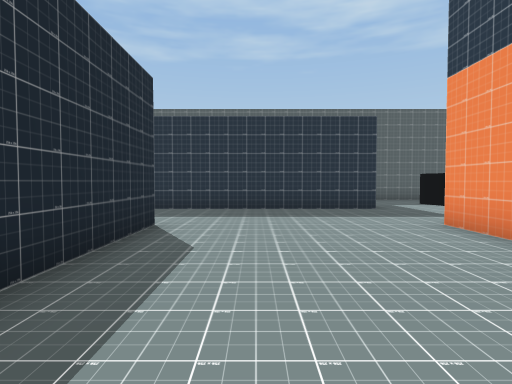
view 1 (above)

15 first-person views from a walk through a scene from a Unity 3-D project. The camera is 1.5 m above the floor, tilts 2° down and sees 80° across. The floor is counted in squares, 2 m on a side. Each view is taken from the middle of a square. On the plan, view 1 faces up. The plan holds only what a view shows up to about 10 squares ahead; the rest is blank. The player is left out.

view 2
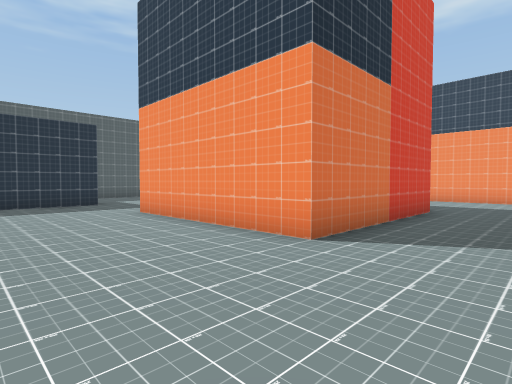

view 3
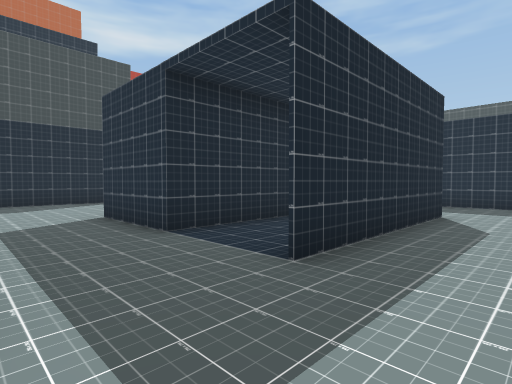

view 4
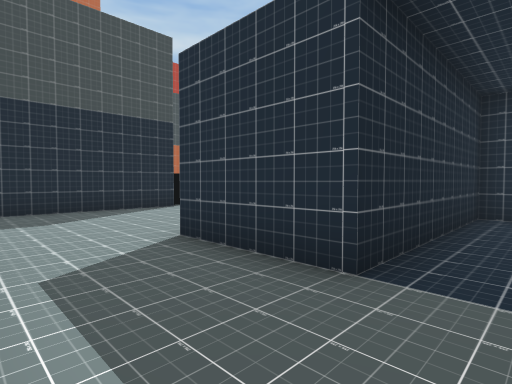

view 5
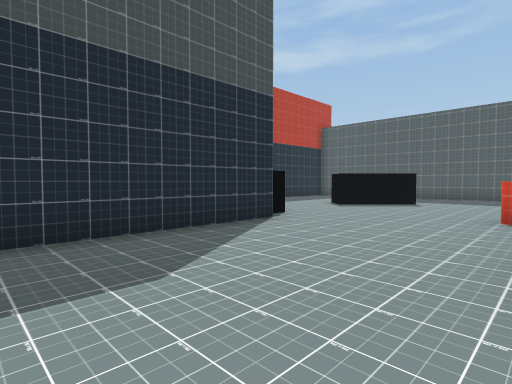

view 6
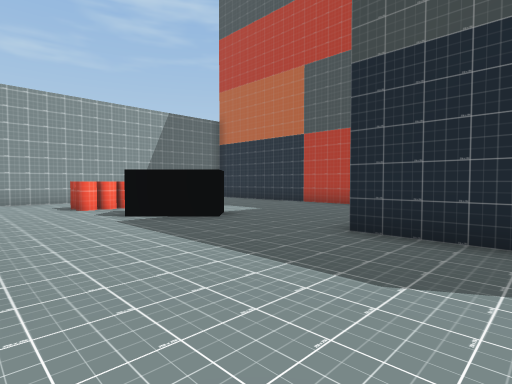

view 7
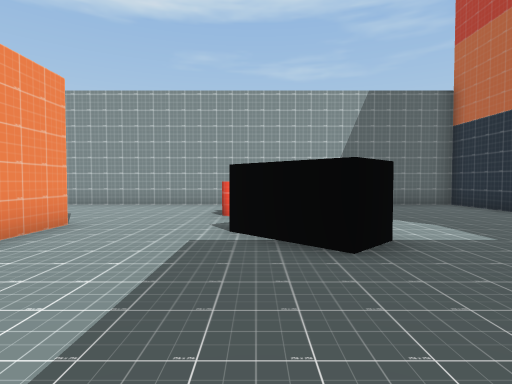

view 8
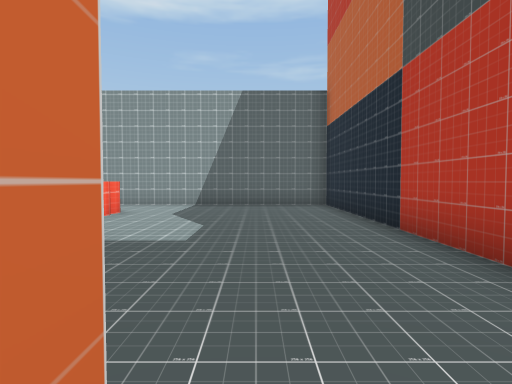

view 9
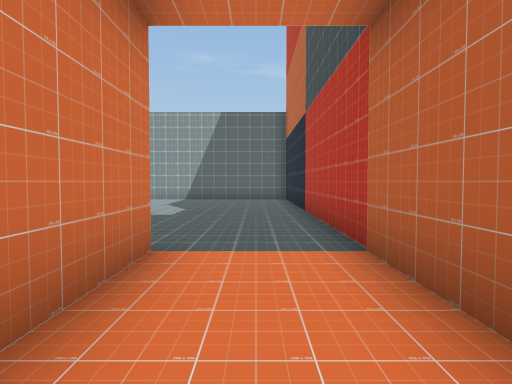

view 10
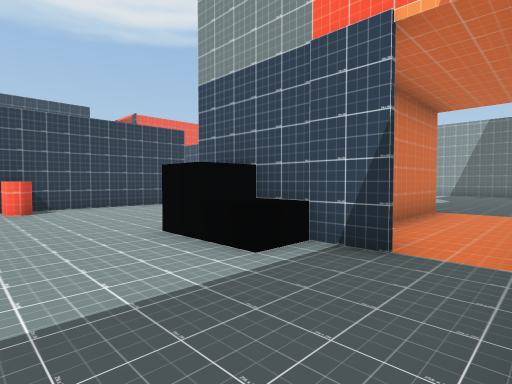

view 11
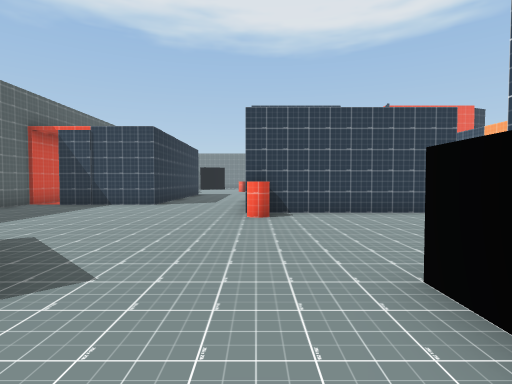

view 12
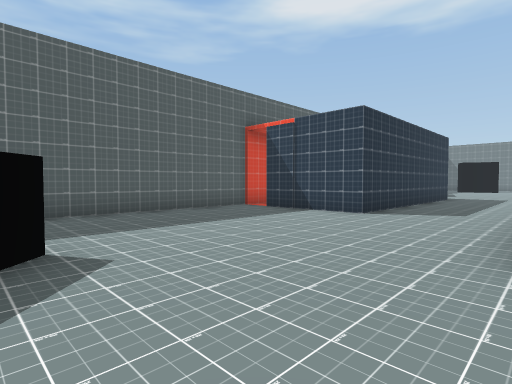

view 13
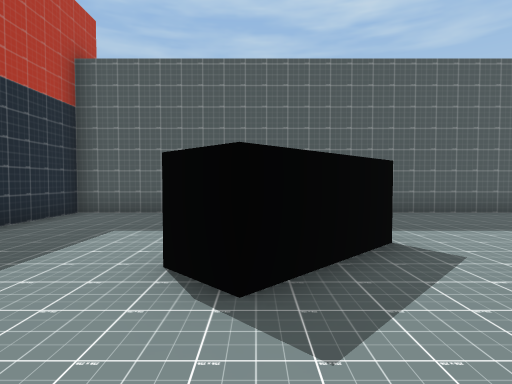

view 14
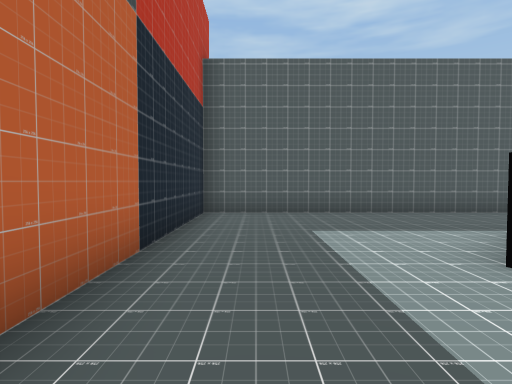

view 15
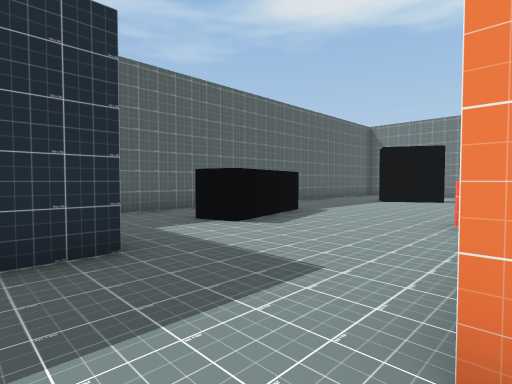

### Floor plan
Points are (right, up) in squares from view 1. A wall is a line through its corners. A room is listed if a view was taken in it or the views show most of it. See-through windows are left out.
Room 1 (views 1, 2, 3, 4, 5, 6, 7, 8, 9, 10, 11, 12, 13, 14, 15)
walls: (-1.7, 5.2) (-1.7, 0.2); (-4.1, 5.3) (-4.1, 0.3) (-6.8, 0.3); (-6.8, 0.9) (-6.8, 5.2); (8.4, 0.3) (3.3, 0.3) (3.3, 5.2); (3.4, 8.2) (-4.2, 8.2) (-4.2, 11.2); (-6.8, -7.2) (-6.8, -5.8); (-11.2, 2.8) (-11.2, -2.2); (-11.7, 3.8) (-11.7, 3); (-3.9, 12.2) (-16.2, 12.2) (-16.2, 6.4); (12.8, -1) (12.8, -0.5); (-11.8, -5.9) (-11, -5.1) (-9.5, -6.6); (8.7, 10) (5.8, 9.2) (5.5, 10.3); (-10.3, 8.7) (-12.1, 7); (6.9, 12.2) (4.8, 12.2); (-13.9, -2.4) (-13.9, 0.5); (-14.9, 2.8) (-12.8, 2.8); (-16.2, -0.4) (-16.2, -11.7) (-3.9, -11.7)
ways out: opening at (-5, 12)

Positions as (right, up) in squares from view 1, and headings:
1: (0, 0), facing up
2: (0, -2), facing up-right
3: (0, -2), facing up-left
4: (-3, -2), facing up-left
5: (-7, -2), facing up-left
6: (-7, 0), facing down-left
7: (-10, -2), facing down
8: (-14, -2), facing down
9: (-15, 1), facing down
10: (-16, 6), facing down-right
11: (-14, 5), facing right
12: (-11, 5), facing up-right
13: (-12, 5), facing up
14: (-15, 5), facing up
15: (2, 5), facing up-right
